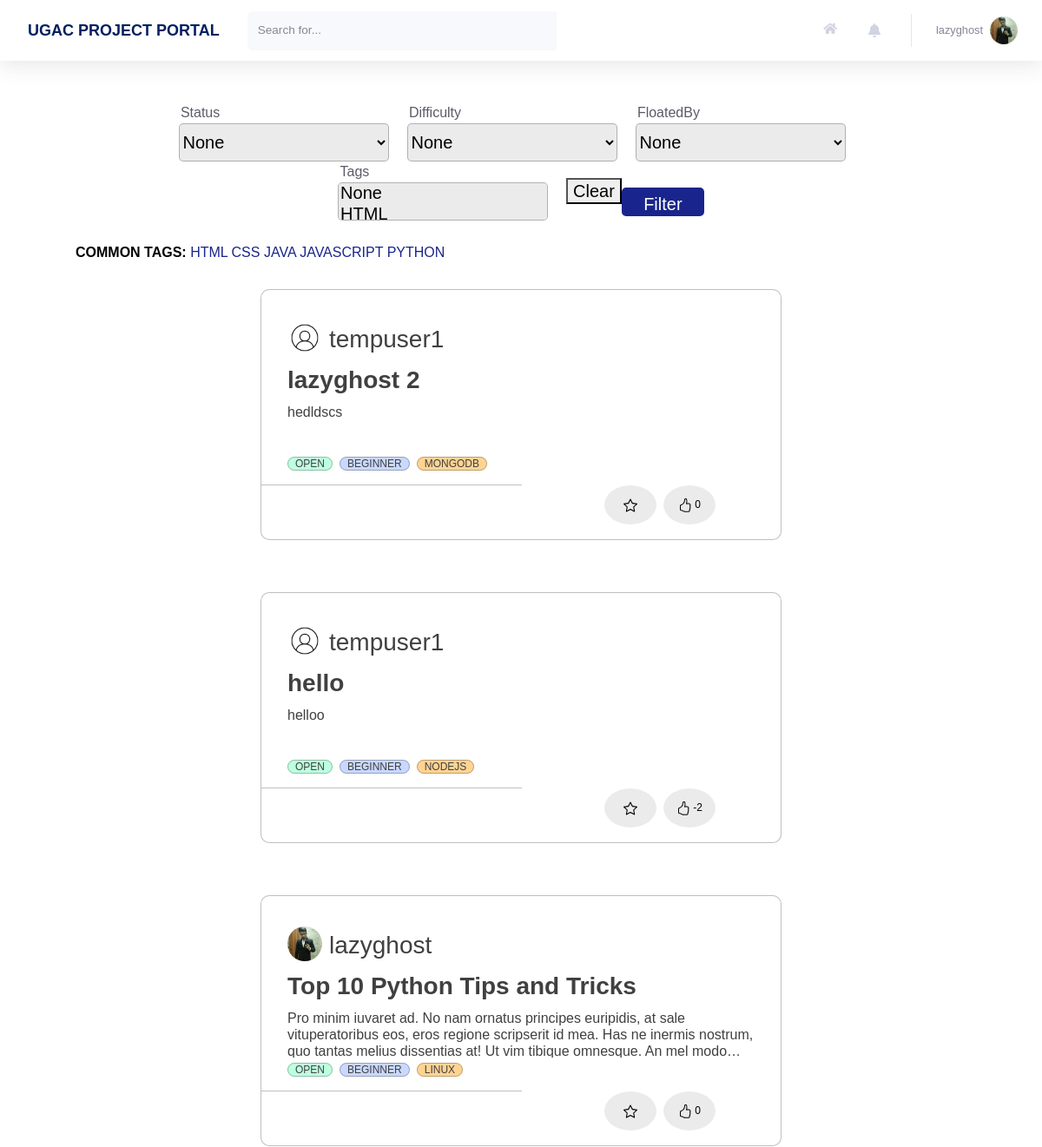
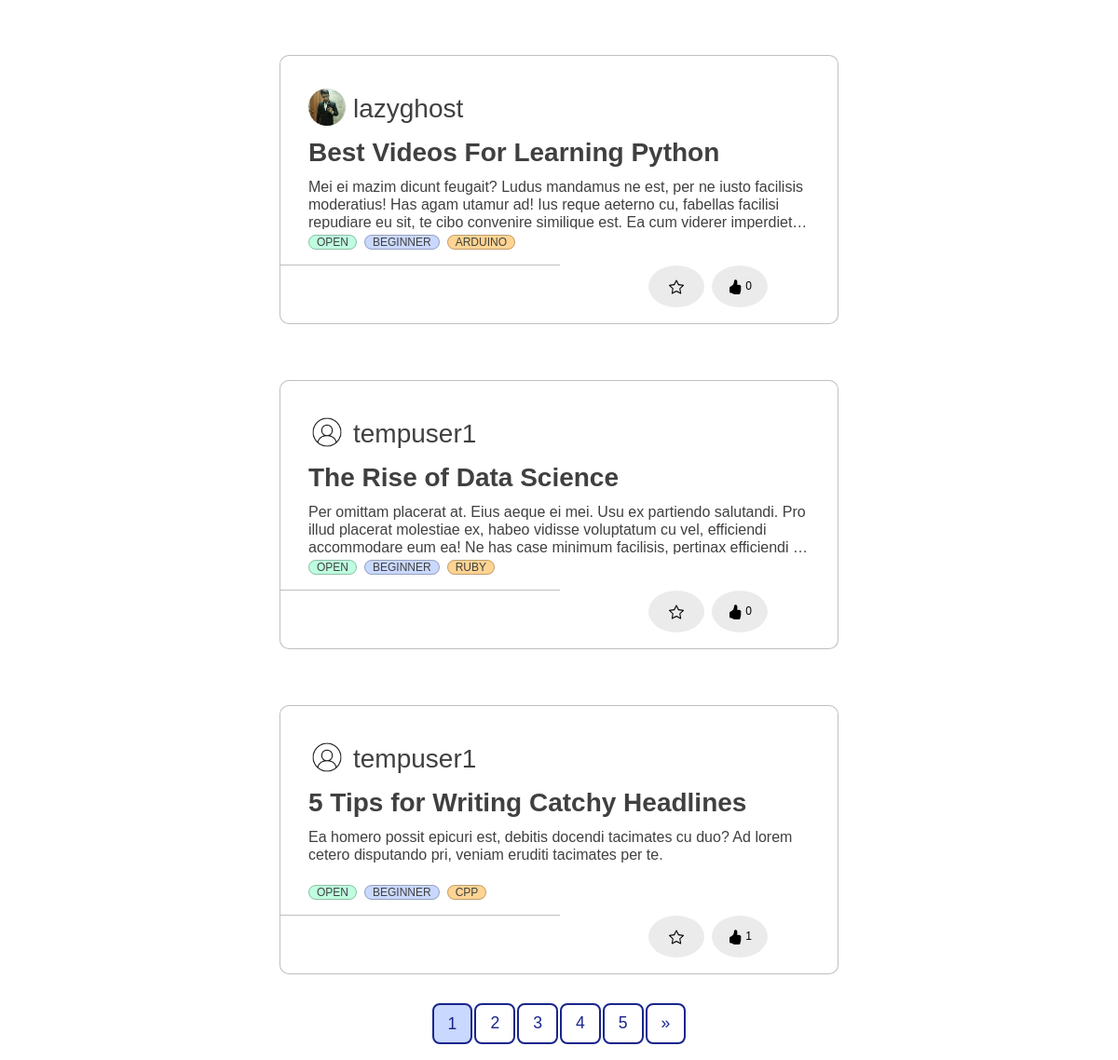
The app's page / (signed in) with its own data (2 pictures, top to bottom).
### users/models.py (models this page shows, shortened)
class Profile(models.Model):
    user = models.OneToOneField(User, on_delete=models.CASCADE)
    image = models.ImageField(default = 'default.jpg', upload_to='profile_pics', blank=True)
    rollno = models.CharField(max_length=10)
    year = models.CharField(max_length=30, choices = YEAR_CHOICES)
    branch = models.CharField(max_length=30, choices = BRANCH_CHOICES)
    techskills = models.TextField()
    starred_projects = models.ManyToManyField(Project, related_name='starred_projects', blank = True)
    liked_projects = models.ManyToManyField(Project, related_name='liked_projects', blank = True)
    cv = models.FileField(blank = True, upload_to='resumes')

### home/models.py (models this page shows, shortened)
class Tag(models.Model):
    Title = models.CharField(max_length=20)
    def __str__(self):
        return f"{self.Title}"

class Project(models.Model):
    Title = models.CharField(max_length=30)
    Description = models.TextField()
    FloatedBy = models.ForeignKey(User, on_delete=models.CASCADE,related_name="FloatedBy")
    Mentors = models.ManyToManyField(User,related_name='Mentors')
    Status = models.CharField(max_length=10, choices=STATUS_CHOICES, default='Open')
    OpenedFor = models.CharField(max_length=300)
    Difficulty = models.CharField(max_length=15, choices=DIFFICULTY_CHOICES, default='Beginner')
    PreRequisite = models.TextField()
    Tags = models.ManyToManyField(Tag, related_name='Tags')
    Duration = models.CharField(max_length=30)
    DatePosted = models.DateTimeField(default = timezone.now)
    SelectionCriteria = models.TextField()
    MailNotification = models.CharField(max_length=5, choices=NOTIFICATION_CHOICES,default='On')
    ApplyRequest = models.ManyToManyField(User, related_name='ApplyRequest', blank = True)
    AlreadyApplied = models.ManyToManyField(User, related_name='AlreadyApplied', blank = True)
    Likes = models.IntegerField(default=0)

### home/views.py (the view)
# urls.py: path('',views.main, name = 'home'),
@login_required
def main(request):
    all_projects = Project.objects.all().order_by('-DatePosted')
    projects = get_filtered_projects(request, all_projects)
    if request.method == "POST" and request.POST['search']!="":
        projects = get_searched_projects(request)
    projects = get_paginated_projects(request, projects)
    projects_id = get_projects_id(request)
    common_tags = get_most_common_tags(5)
    context = {
        'title': 'Home',
        'users':User.objects.all(),
        'tags': Tag.objects.all(),
        'users_html':serialize("json", User.objects.all()),
        'tags_html':serialize("json", Tag.objects.all()),
        'projects': projects,
        'projects_id': projects_id,
        'notifications': Notification.objects.filter(user = request.user).order_by('-time'),
        'common_tags':common_tags
    }
    return render(request, 'home/main.html', context)

### home/templates/home/main.html (shortened to what this page needs)
{% extends 'home/base.html' %}
{% load static %}
{% load crispy_forms_tags %}
{% block customStylesheets %}
<link rel="stylesheet" type="text/css" href="{% static 'home/main.css' %}">
{% endblock customStylesheets %}
{% block content %}
{% block mainContentBlock %}
<div class="project_cards">
    <br>
    {% block filterBlock %}
    <form method="get" class="form-inline justify-content-lg-center h5 mb-0 font-weight-bold text-gray-800 " style="width: 100%;">
        <div class="" style="padding-right:23px;width: 263px;">
            <label for="id_Status" style="font-size: 16px; font-weight: 300;float: left; ">Status</label>
            <select name="Status" id="id_Status" style="background-color:#EBEBEB; border: 1px solid rgba(0, 0, 0, 0.25); border-radius: 5px;width:242px; height:44px;">
                <option value="">None</option>
            </select>
        </div>
        <div class="" style="padding-right:23px; width: 263px;">
            <label for="id_Difficulty" style="font-size: 16px; font-weight: 300;float: left; ">Difficulty</label>
            <select name="Difficulty" id="id_Difficulty" style="background-color:#EBEBEB; border: 1px solid rgba(0, 0, 0, 0.25); border-radius: 5px;width:242px; height:44px;">
                <option value="">None</option>
            </select>
        </div>
        <div class="" style="padding-right:23px;width: 263px;">
            <label for="id_FloatedBy" style="font-size: 16px; font-weight: 300;float: left; ">FloatedBy</label>
            <select name="FloatedBy" id="id_FloatedBy" class="searchable-select" style="background-color:#EBEBEB; border: 1px solid rgba(0, 0, 0, 0.25); border-radius: 5px;width:242px; height:44px;">
                <option value="">None</option>
            </select>
        </div>
        <div class="" style="padding-right:23px;width: 263px;">
            <label for="id_Tags" style="font-size: 16px; font-weight: 300;float: left; ">Tags</label>
            <select name="Tags" id="id_Tags" class="searchable-select" multiple="multiple" style="background-color:#EBEBEB; border: 1px solid rgba(0, 0, 0, 0.25); border-radius: 5px;width:242px; height:44px;">
                <option value="">None</option>
                {% for TAG in tags %}
                <option value='{{TAG.id}}'>{{ TAG }}</option>
                {% endfor %}
            </select>
        </div>
        <button type="button" onclick="clearFilters()">Clear</button>
        <div class="" style="padding-top: 25px;">
            <button class="btn btn-primary" type="Submit" style="width: 95px; height: 33px; margin-left:0px; background: #19258C; color: white; border-radius: 5px;">Filter</button>
        </div>
    </form>
        <br>
    {% endblock filterBlock %}
    {% block tagsBlock %}
        <div>
            <b> COMMON TAGS: </b>
            {% for tag in common_tags %}
                <a href="/?Tags={{tag.id}}">{{ tag }}</a>
            {% endfor %}
        </div>
    {% endblock tagsBlock %}
    {% block allProjectsBlock %}
    <div class="justify-content-center" style="display: flex; flex-wrap: wrap;" id="all-projects">
        {% for project in projects %}
            <div id="projectNumber{{ project.id }}">
                <div class = "blog-container" style="flex: 1 0 45%; margin: 30px; width: 600px; height: 289px; max-width: 600px;">
                    <div class="blog-header" style="display: flex; flex-wrap: wrap;">
                        <div class="blog-author--no-cover" style="background:url('{{project.FloatedBy.profile.image.url}}');background-size: cover; border-radius: 50%; display: inline-block;height: 40px;margin-right: 0.5rem;background-position: center;top: 8px;width: 40px; top: 27px; left: 28px; margin-top: 5px; ">
                        </div>
                        <span style="flex: 1 0 45%; ">
                            <h3 style="margin-top: 10px; color:#858796;"><a href="{% url 'profile' project.FloatedBy.id %}">{{project.FloatedBy}}</a></h3>
                        </span>
                    </div>
                    <div class="blog-body">
                        <div class="blog-title demo-a">
                            <h1><a href="/project/?project_id={{project.id}}">{{ project.Title }}</a></h1>
                        </div>
                        <div class="blog-summary demo-2">
                            <p>{{project.Description}}</p>
                        </div>
                        <div class="blog-tags">
                            <ul>
                                <li><a href="/?Status={{project.Status}}">{{project.Status}}</a></li>
                                <li><a href="/?Difficulty={{project.Difficulty}}">{{project.Difficulty}}</a></li>
                                {% for tag in project.Tags.all %}
                                    {% if forloop.counter <= 4 %}
                                        <li>
                                            <a href="/?Tags={{tag.id}}">{{ tag }}</a>
                                        </li>
                                    {% endif %}
                                {% endfor %}
                            </ul>
                        </div>
                    </div>
                    <hr style="width: 300px; border-top: 1px solid rgba(0, 0, 0, 0.25); margin-left: 0px; margin-bottom: 0px;">
                    <div class="blog-footer">
                        <ul>
                            <li>
                                {% if project.id not in projects_id.4 %}
                                    <button class="btn btn-primary btn-user btn-block task" style="margin-left: 430px; width: 60px;" task = "Star" project_id={{project.id}} page_number={{projects.number}}>
                                    </button>
                                {% endif %}
                            </li>
                            <li>
                                {% if project.id not in projects_id.1 %}
                                    <button class="btn btn-primary btn-user btn-block task" style="margin-right: 75px; width: 60px;" task = "Like" project_id={{project.id}} page_number={{projects.number}}>
                                    {{project.Likes}}
                                    </button>
                                {% else %}
                                    <button class="btn btn-primary btn-user btn-block task" style="margin-right: 75px; width: 60px;" task = "Unlike" project_id={{project.id}} page_number={{projects.number}}>
                                    {{project.Likes}}
                                    </button>
                                {% endif %}
                            </li>
                        </ul>
                    </div>
                </div>
            </div>
        {% endfor %}
    </div>
    {% endblock allProjectsBlock %}
        {% block paginationBlock %}
            {% with request.get_full_path as querystring %}
                {% if projects.has_other_pages %}
                    <ul class="pagination">
                        {% for i in projects.paginator.page_range %}
                            {% if projects.number == i %}
                                <li class = "selected">{{ i }}</li>
                            {% else %}
                                {% if 'Status' in querystring  or 'Difficulty' in querystring %}
                                    {% if 'page' in querystring %}
                                        <li><a href="{{ querystring|slice:":-1 " }}{{ i }}">{{i}}</a></li>
                                    {% else %}
                                        <li><a href="{{ querystring }}&page={{ i }}">{{i}}</a></li>
                                    {% endif %}
                                {% else %}
                                    <li><a href="/?page={{ i }}">{{i}}</a></li>
                                {% endif %}
                            {% endif %}
                        {% endfor %}
                        {% if projects.has_next %}
                            {% if 'Status' in querystring  or 'Difficulty' in querystring %}
                                {% if 'page' in querystring %}
                                    <li><a href="{{ querystring|slice:":-1 " }}{{ projects.next_page_number }}">&raquo;</a></li>
                                {% else %}
                                    <li><a href="{{ querystring }}&page={{ projects.next_page_number }}">&raquo;</a></li>
                                {% endif %}
                            {% else %}
                                <li><a href="/?page={{ projects.next_page_number }}">&raquo;</a></li>
                            {% endif %}
                        {% endif %}
                    </ul>
                {% endif %}
            {% endwith %}
        {% endblock paginationBlock %}
    {% endblock mainContentBlock %}
    {% endblock content %}

### home/templates/home/base.html (shortened to what this page needs)
{% load static %}
<!DOCTYPE html>
<html lang="en">
    <head>
        {% block stylesheets %}
        <link rel="stylesheet" type="text/css" href="{% static 'home/style.css' %}">
        <link rel="stylesheet" type="text/css" href="{% static 'home/cards.css' %}">
        {% endblock stylesheets %}
        {% block customStylesheets %}{% endblock customStylesheets %}
        {% block ajaxBlock %}
        <link href="https://cdnjs.cloudflare.com/ajax/libs/select2/4.0.3/css/select2.min.css" rel="stylesheet" />
        {% endblock ajaxBlock %}
        <link rel="stylesheet" href="https://pro.fontawesome.com/releases/v5.10.0/css/all.css" />
    </head>
    {% block mainBlock %}
    <body id="page-top">
        <div id="wrapper">
            <div id="content-wrapper" class="d-flex flex-column">
                <div id="content" style="background: white;">
                    <nav class="navbar navbar-expand navbar-light bg-white topbar mb-4 static-top shadow">
                        <div class="sidebar-brand-text mx-3" style="color: #022160; font-size: large; font-weight: bold"> UGAC PROJECT PORTAL </div>
                        <form method="POST" action="{{request.get_full_path}}" class="d-none d-sm-inline-block form-inline mr-auto ml-md-3 my-2 my-md-0 mw-100 navbar-search">
                            <div class="input-group">
                                <input type="text" class="form-control bg-light border-0 small" placeholder="Search for..." aria-label="Search" aria-describedby="basic-addon2" name="search">
                                <div class="input-group-append">
                                </div>
                            </div>
                        </form>
                        <ul class="navbar-nav ml-auto">
                            <a class="nav-link" href="{% url 'home' %}" role="button" style="margin-top: 13px;">
                                <i class="fas fa-home fa-fw fa-sm mr-2 text-gray-400"></i>
                            </a>
                            <li class="nav-item dropdown no-arrow mx-1">
                                <a class="nav-link dropdown-toggle" id="alertsDropdown" role="button" data-toggle="dropdown" aria-haspopup="true" aria-expanded="false">
                                    <i class="fas fa-bell fa-fw"></i>
                                </a>
                            </li>
                            <li class="nav-item dropdown no-arrow">
                                <a class="nav-link dropdown-toggle" id="userDropdown" role="button" data-toggle="dropdown" aria-haspopup="true" aria-expanded="false">
                                    <span class="mr-2 d-none d-lg-inline text-gray-600 small">{{user.username}}</span>
                                    <img class="img-profile rounded-circle" src="{{user.profile.image.url}}">
                                </a>
                            </li>
                        </ul>
                    </nav>
                    <div class="container-fluid">
                        {% block content %}{% endblock content %}
                    </div>
                </div>
            </div>
        </div>
    </body>
    {% endblock mainBlock %}
</html>

### records on screen
Tag: {{ TAG.id }} 7 (drawn), Title "HTML"
Tag: Title "CSS"
Tag: Title "JAVA"
Tag: Title "JAVASCRIPT"
Tag: Title "PYTHON"
Project: FloatedBy.profile.image (placeholder picture), FloatedBy "tempuser1", Title "lazyghost 2", Description "hedldscs", Status "OPEN", Difficulty "BEGINNER", Likes "0"
Tag: Title "MONGODB"
Project: FloatedBy.profile.image (placeholder picture), FloatedBy "tempuser1", Title "hello", Description "helloo", Status "OPEN", Difficulty "BEGINNER", Likes "-2"
Tag: Title "NODEJS"
Project: FloatedBy.profile.image (picture), FloatedBy "lazyghost", Title "Top 10 Python Tips and Tricks", Description "Pro minim iuvaret ad. No nam ornatus principes euripidis, at sale vituperatoribus eos, eros regione scripserit id mea. Has ne inermis nostrum, quo tantas melius dissentias at! Ut vim tibique omnesque. An mel…", Status "OPEN", Difficulty "BEGINNER", Likes "0"
Tag: Title "LINUX"
Project: FloatedBy.profile.image (picture), FloatedBy "lazyghost", Title "Best Videos For Learning Python", Description "Mei ei mazim dicunt feugait? Ludus mandamus ne est, per ne iusto facilisis moderatius! Has agam utamur ad! Ius reque aeterno cu, fabellas facilisi repudiare eu sit, te cibo convenire similique est. Ea cum viderer…", Status "OPEN", Difficulty "BEGINNER", Likes "0"
Tag: Title "ARDUINO"
Project: FloatedBy.profile.image (placeholder picture), FloatedBy "tempuser1", Title "The Rise of Data Science", Description "Per omittam placerat at. Eius aeque ei mei. Usu ex partiendo salutandi. Pro illud placerat molestiae ex, habeo vidisse voluptatum cu vel, efficiendi accommodare eum ea! Ne has case minimum facilisis, pertinax efficiendi…", Status "OPEN", Difficulty "BEGINNER", Likes "0"
Tag: Title "RUBY"
Project: FloatedBy.profile.image (placeholder picture), FloatedBy "tempuser1", Title "5 Tips for Writing Catchy Headlines", Description "Ea homero possit epicuri est, debitis docendi tacimates cu duo? Ad lorem cetero disputando pri, veniam eruditi tacimates per te.", Status "OPEN", Difficulty "BEGINNER", Likes "1"
Tag: Title "CPP"

### other values on screen
{{ user.username }} "lazyghost"
{{ i }} "1"
{{ i }} "2" "3" "4" "5"
